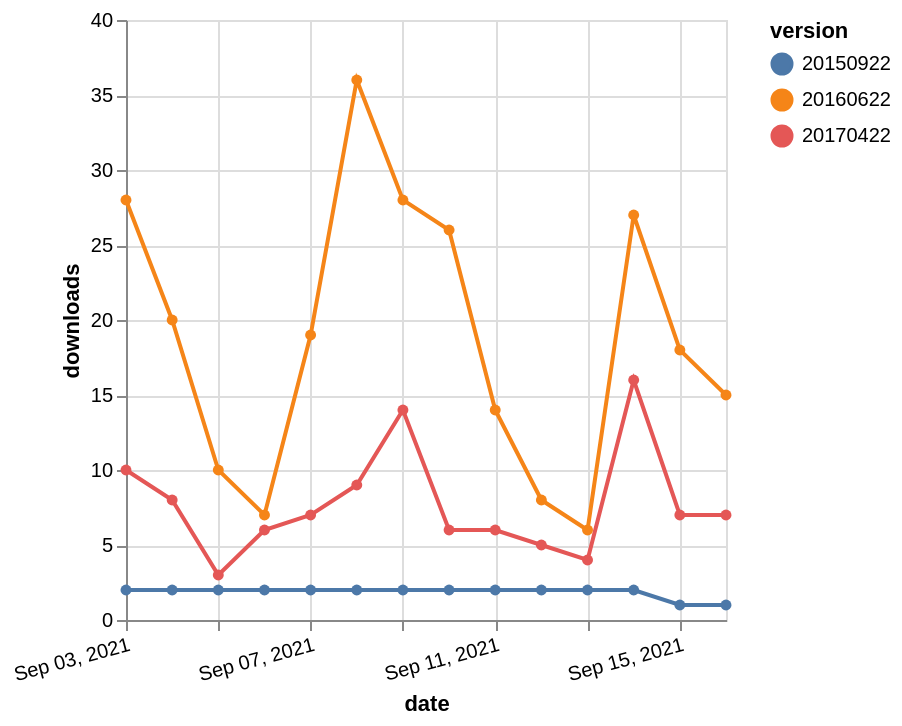

Vega-Lite specification stored for this chart:
### Vega-Lite specification from a JSON file in a GitHub repository (floating-point values rounded to 4 significant figures)
{"$schema": "https://vega.github.io/schema/vega-lite/v5.json", "description": "A simple bar chart with embedded data.", "data": {"values": [{"date": "2021-09-03", "total": 40047, "delta": 28, "version": "20160622"}, {"date": "2021-09-04", "total": 40067, "delta": 20, "version": "20160622"}, {"date": "2021-09-05", "total": 40077, "delta": 10, "version": "20160622"}, {"date": "2021-09-06", "total": 40084, "delta": 7, "version": "20160622"}, {"date": "2021-09-07", "total": 40103, "delta": 19, "version": "20160622"}, {"date": "2021-09-08", "total": 40139, "delta": 36, "version": "20160622"}, {"date": "2021-09-09", "total": 40167, "delta": 28, "version": "20160622"}, {"date": "2021-09-10", "total": 40193, "delta": 26, "version": "20160622"}, {"date": "2021-09-11", "total": 40207, "delta": 14, "version": "20160622"}, {"date": "2021-09-12", "total": 40215, "delta": 8, "version": "20160622"}, {"date": "2021-09-13", "total": 40221, "delta": 6, "version": "20160622"}, {"date": "2021-09-14", "total": 40248, "delta": 27, "version": "20160622"}, {"date": "2021-09-15", "total": 40266, "delta": 18, "version": "20160622"}, {"date": "2021-09-16", "total": 40281, "delta": 15, "version": "20160622"}, {"date": "2021-09-03", "total": 4243, "delta": 2, "version": "20150922"}, {"date": "2021-09-04", "total": 4245, "delta": 2, "version": "20150922"}, {"date": "2021-09-05", "total": 4247, "delta": 2, "version": "20150922"}, {"date": "2021-09-06", "total": 4249, "delta": 2, "version": "20150922"}, {"date": "2021-09-07", "total": 4251, "delta": 2, "version": "20150922"}, {"date": "2021-09-08", "total": 4253, "delta": 2, "version": "20150922"}, {"date": "2021-09-09", "total": 4255, "delta": 2, "version": "20150922"}, {"date": "2021-09-10", "total": 4257, "delta": 2, "version": "20150922"}, {"date": "2021-09-11", "total": 4259, "delta": 2, "version": "20150922"}, {"date": "2021-09-12", "total": 4261, "delta": 2, "version": "20150922"}, {"date": "2021-09-13", "total": 4263, "delta": 2, "version": "20150922"}, {"date": "2021-09-14", "total": 4265, "delta": 2, "version": "20150922"}, {"date": "2021-09-15", "total": 4266, "delta": 1, "version": "20150922"}, {"date": "2021-09-16", "total": 4267, "delta": 1, "version": "20150922"}, {"date": "2021-09-03", "total": 36944, "delta": 10, "version": "20170422"}, {"date": "2021-09-04", "total": 36952, "delta": 8, "version": "20170422"}, {"date": "2021-09-05", "total": 36955, "delta": 3, "version": "20170422"}, {"date": "2021-09-06", "total": 36961, "delta": 6, "version": "20170422"}, {"date": "2021-09-07", "total": 36968, "delta": 7, "version": "20170422"}, {"date": "2021-09-08", "total": 36977, "delta": 9, "version": "20170422"}, {"date": "2021-09-09", "total": 36991, "delta": 14, "version": "20170422"}, {"date": "2021-09-10", "total": 36997, "delta": 6, "version": "20170422"}, {"date": "2021-09-11", "total": 37003, "delta": 6, "version": "20170422"}, {"date": "2021-09-12", "total": 37008, "delta": 5, "version": "20170422"}, {"date": "2021-09-13", "total": 37012, "delta": 4, "version": "20170422"}, {"date": "2021-09-14", "total": 37028, "delta": 16, "version": "20170422"}, {"date": "2021-09-15", "total": 37035, "delta": 7, "version": "20170422"}, {"date": "2021-09-16", "total": 37042, "delta": 7, "version": "20170422"}]}, "width": "container", "mark": {"type": "line", "point": {"filled": true}}, "encoding": {"x": {"field": "date", "type": "temporal", "timeUnit": "yearmonthdate", "title": "date", "axis": {"labelAngle": -15}}, "y": {"field": "delta", "type": "quantitative", "title": "downloads"}, "color": {"field": "version", "type": "nominal"}, "tooltip": {"field": "delta"}}}
